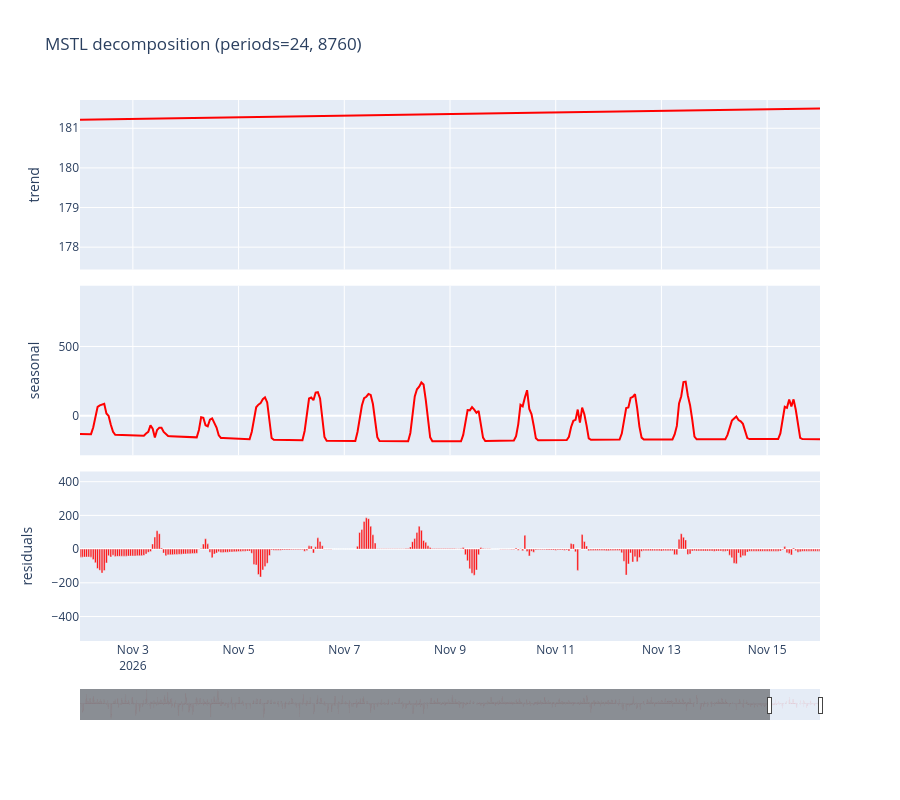
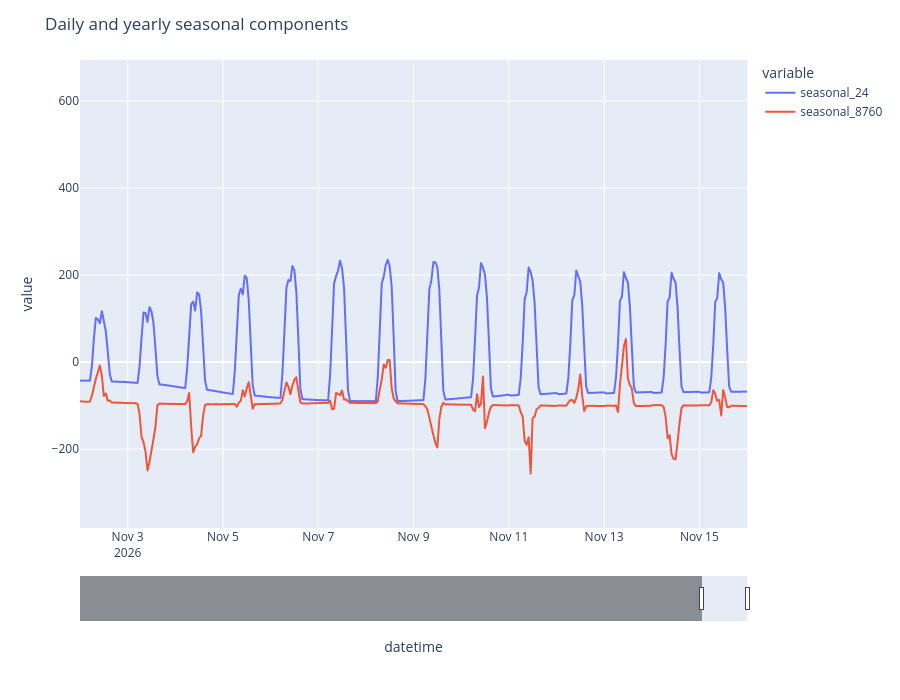

Source (notebook cell) for these figures, in order:
### Code cell
last_n = 5000
fig = plot_decomposition(
    res.trend.iloc[-last_n:],
    res.seasonal.sum(axis=1).iloc[-last_n:],
    res.resid.iloc[-last_n:],
    window=pd.DateOffset(weeks=2),
    title="MSTL decomposition (periods=24, 8760)",
)
fig.show()

fig = line_with_slider(df=res.seasonal.iloc[-last_n:], window=pd.DateOffset(weeks=2))
fig.update_layout(title="Daily and yearly seasonal components")
fig.show()

### Figure 1 — Plotly figure (JSON) as saved in the notebook; plotly's stock layout.template omitted (floating-point values rounded to 4 significant figures; data arrays with more than 128 entries replaced by an {"elided": "..."} marker saying what was removed)
{"data": [{"line": {"color": "red"}, "name": "trend", "type": "scatter", "x": {"elided": "5000 str values"}, "xaxis": "x", "y": {"elided": "5000 float values"}, "yaxis": "y"}, {"line": {"color": "red"}, "name": "seasonal", "type": "scatter", "x": {"elided": "5000 str values"}, "xaxis": "x2", "y": {"elided": "5000 float values"}, "yaxis": "y2"}, {"marker": {"color": "red"}, "name": "residuals", "type": "bar", "x": {"elided": "5000 str values"}, "xaxis": "x3", "y": {"elided": "5000 float values"}, "yaxis": "y3"}], "layout": {"height": 800, "showlegend": false, "title": {"text": "MSTL decomposition (periods=24, 8760)"}, "xaxis": {"anchor": "y", "domain": [0, 1], "matches": "x3", "range": ["2026-11-02T00:00:00+00:00", "2026-11-16T00:00:00+00:00"], "showticklabels": false}, "xaxis2": {"anchor": "y2", "domain": [0, 1], "matches": "x3", "range": ["2026-11-02T00:00:00+00:00", "2026-11-16T00:00:00+00:00"], "showticklabels": false}, "xaxis3": {"anchor": "y3", "domain": [0, 1], "range": ["2026-11-02T00:00:00+00:00", "2026-11-16T00:00:00+00:00"], "rangeslider": {"thickness": 0.05, "visible": true}}, "yaxis": {"anchor": "x", "domain": [0.6867, 1.0], "title": {"text": "trend"}}, "yaxis2": {"anchor": "x2", "domain": [0.3433, 0.6567], "title": {"text": "seasonal"}}, "yaxis3": {"anchor": "x3", "domain": [0, 0.3133], "title": {"text": "residuals"}}}}

### Figure 2 — Plotly figure (JSON) as saved in the notebook; plotly's stock layout.template omitted (floating-point values rounded to 4 significant figures; data arrays with more than 128 entries replaced by an {"elided": "..."} marker saying what was removed)
{"data": [{"hovertemplate": "variable=seasonal_24<br>datetime=%{x}<br>value=%{y}<extra></extra>", "legendgroup": "seasonal_24", "line": {"color": "#636efa", "dash": "solid"}, "marker": {"symbol": "circle"}, "mode": "lines", "name": "seasonal_24", "showlegend": true, "type": "scattergl", "x": {"elided": "5000 str values"}, "xaxis": "x", "y": {"elided": "5000 float values"}, "yaxis": "y"}, {"hovertemplate": "variable=seasonal_8760<br>datetime=%{x}<br>value=%{y}<extra></extra>", "legendgroup": "seasonal_8760", "line": {"color": "#EF553B", "dash": "solid"}, "marker": {"symbol": "circle"}, "mode": "lines", "name": "seasonal_8760", "showlegend": true, "type": "scattergl", "x": {"elided": "5000 str values"}, "xaxis": "x", "y": {"elided": "5000 float values"}, "yaxis": "y"}], "layout": {"height": 700, "legend": {"title": {"text": "variable"}, "tracegroupgap": 0}, "margin": {"t": 60}, "title": {"text": "Daily and yearly seasonal components"}, "xaxis": {"anchor": "y", "domain": [0, 1], "range": ["2026-11-02T00:00:00+00:00", "2026-11-16T00:00:00+00:00"], "rangeslider": {"thickness": 0.08, "visible": true}, "title": {"text": "datetime"}}, "yaxis": {"anchor": "x", "domain": [0, 1], "title": {"text": "value"}}}}
